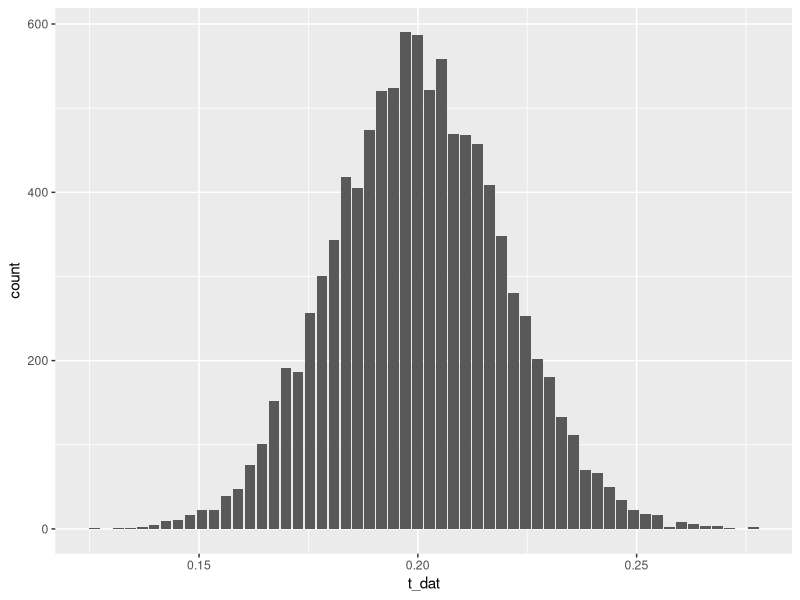
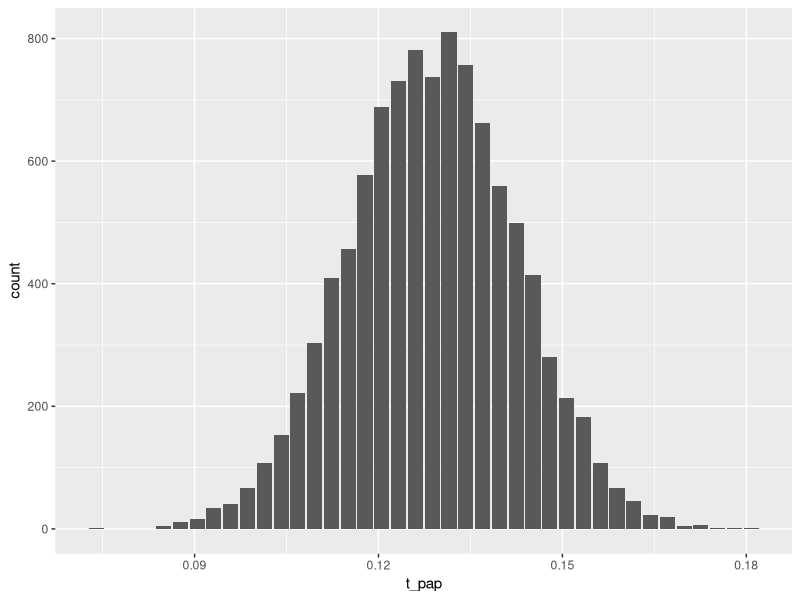

Source code (R) for these figures, in order: (Note: this script raises an error after producing the figures.)
#########################################################
# This is my try on recreating and possibly changing    #
# the base code of the gametheoretic model made by      #
# Tessa Ponk                                            #
#########################################################


# Setuo -------------------------------------------------------------------

library(tidyverse)
library(ggplot2)

# Basic Parameters --------------------------------------------------------

set.seed(03071996) # setting the seed in order to make my model reproducible 

N_Total_Researchers <- 10000 # I'll keep the total amount of researchers proposed by T.P.
t_paper <- tibble(t_paper = round(rnorm(10000, 47, 5))) %>% 
  mutate(t_paper, t_pap = t_paper / 365)
t_data <- tibble(t_data = round(rnorm(10000, 73, 7))) %>% 
  mutate(t_data, t_dat = t_data / 365)
t_search <- round(runif(1,0.5,3), digits = 1) # This is not included in the original paper 
# t_search assumes that one spends at least 0.5-3 Days searching for an appripriate Dataset.

#Normally distributed amoubt; i chose the proposed time +/- ten percent
qx <- runif(1,0.1,0.2) #randomized decay rate¨
y_nonShare <- 80 #I'll keep this one constant too, as I do not want to make the model more complex
# I've changed the parameter accoriding to the following statistics: https://ec.europa.eu/info/research-and-innovation/strategy/goals-research-and-innovation-policy/open-science/open-science-monitor/facts-and-figures-open-research-data_en

# Visualize to show that our parameters are normally distributed:

distribution_paper <- ggplot(t_paper, aes(x = t_pap)) +
  geom_bar()

distribution_data <- ggplot(t_data, aes(x = t_dat)) +
  geom_bar()


# Defining the Function ---------------------------------------------------

time_cost_share <- 30
time_cost_know <- 5
correction <- 100
plotmainlabel <- "test"

function_break_even <- function (time_cost_share,time_cost_know,y_nonShare,correction,plotmainlabel)  {

y_share <- 100 - y_nonShare
probability <- c(y_share, y_nonShare)
time_cost_share <- time_cost_share / 365          
time_cost_know <- time_cost_know / 365   
t_search <- t_search / 365 # I need to transform this in order to make it a Fraction / Day

ii<-1             
steps<- 50 #I've not changed this because I do not know how this influences the results     

results_matrix <- matrix(,steps,7)

# This correction is needed so the plots are within the correct range 
# where the break-even point is visible. 
f <- 0.00000001 / correction        #Tessa Ponk does not explain this variable any further.
# we therefore do not know where she takes these numbers from. I assume that she just
# took a very small number.

for (ii in 1:steps) {  

#The formula below does not work with data-frames. This is why I have to reduce my
#random sample to numeric variables.

  t_paper_var <- as.numeric(summarise(t_paper, t_paper_var = mean(t_pap)))
  t_data_var <- as.numeric(summarise(t_data, t_data_var = mean(t_dat)))
  
  f <- f + 0.0000004 / correction #this makes even less sense to me.
  
  # steady state calculation of pool of available datasets X
  N_sharers <- (y_nonShare/100)*N_Total_Researchers # total sharing researchers
  time_collect <- t_paper_var + time_cost_share + t_data_var  # This line includes my
  #new variable and my randomly generated datset
  time_no_collect <- t_paper_var + time_cost_share + time_cost_know + t_search
  
  Xmb <- (-(qx*time_collect-N_sharers*f)+sqrt((qx*time_collect-N_sharers* f)^2 -
            4*(qx*f*time_no_collect)*-N_sharers))/(2*(qx*f*time_no_collect))

  pap_research <- rexp(N_Total_Researchers, 
                       rate=mean(t_paper$t_pap, na.rm = TRUE)+
                         mean(t_data$t_dat, na.rm = T))
  # I've had to use the means of the two tibbles "t_paper" and "t_data" because 
  # the rexp funciton does not work with tibbles
  
  pub_research <- 1/pap_research
  share_10 <- sample(c(0,1),N_Total_Researchers,replace=TRUE,probability)
  effect_rate <- pub_research * runif(10000,1,20) #The Effect Rate in the official
  #Paper is constant and equal to pub_research. I randomized it
  
  Rate_List <- data.frame(pap_research, pub_research,share_10,effect_rate)
  xy <- (1-(1/(1+(f*Xmb))))
  chance_appropriate_set <- lapply(pap_research,rbinom, 1, xy ) #Chance of finding appropriate set
  Rate_List$use_opp <- sapply(chance_appropriate_set, sum)

  #Defining the cost benefits per researcher
  
  Rate_List$benefits<- round(t_data*(Rate_List$use_opp/Rate_List$pap_research),3)     # per researcher saved time by reused datasets
  Rate_List$reusecost<-round(time_cost_know*(Rate_List$use_opp/Rate_List$pap_research),3)     # per researcher used time to process datasets for reuse
  Rate_List$cost<-round(time_cost_know*Rate_List$share_10,3)                  # per researcher cost 
  Rate_List$time<-round((t_paper+t_data-Rate_List$benefits+Rate_List$cost+Rate_List$reusecost)*(pub_research/(t_paper+t_data)),3)        # ta+td and costs and benefits. Normalize for speed researcher (Tr to t_a+t_d).
  Rate_List$Publ<-round(1/Rate_List$time,3)                                                              # publications, with costs benefits from reuse and sharing
  Rate_List$impact<-round((Rate_List$Publ),3) # impact with costs benefits from reuse and sharing
  
  
  head(Rate_List)
  sum(Rate_List$use_opp)/sum(Rate_List$Publ) 
  
  res_matrix[ii,1]<-round(X,0)
  res_matrix[ii,2]<-sum(Rate_List$use_opp)
  res_matrix[ii,3]<-round((sum(Rate_List$use_opp)/sum(Rate_List$Publ))*100,2) # reuse publications per year 
  res_matrix[ii,4]<-round((sum(Rate_List$use_opp)/X)*100,2) # reuse datasets per year
  res_matrix[ii,5]<-sum(Rate_List$impact-Rate_List$effect_rate)/N_Total_Researchers
  res_matrix[ii,6]<-f
  res_matrix[ii,7]<-((sum(Rate_List$impact-Rate_List$effect_rate)/N_Total_Researchers)/mean(Rate_List$impact))*100
  }

colnames(res_matrix)<-c("totalPool","reuse","%reuse/publ","%reuse/pool","av.imp/res","f_param","%impactincr")

f_approx<-res_matrix[which(abs(res_matrix[,5])==min(abs(res_matrix[,5]))),6]
publperc_approx<-as.numeric(res_matrix[which(abs(res_matrix[,5])==min(abs(res_matrix[,5]))),3])
dataperc_approx<-as.numeric(res_matrix[which(abs(res_matrix[,5])==min(abs(res_matrix[,5]))),4])

perc5_prod <-as.numeric(res_matrix[which(abs(res_matrix[,5])==min(abs(res_matrix[,5]))),7])


plot(res_matrix[,7],res_matrix[,3],pch=15,main=plotmainlabel,cex.axis=1.4,cex.lab=1.4,
     col="orange",xlab="Average % added productivity per researcher",ylab="% Reuse")
abline(h=publperc_approx,col="grey",lty=2,lwd=2)
abline (h=dataperc_approx, col="grey",lty=2, lwd=2)
points(res_matrix[,7],res_matrix[,3],pch=15,col="orange",cex=1.6)
points(res_matrix[,7],res_matrix[,4],pch=16,col="red",cex=1.6)
points(0,dataperc_approx,col="red",cex=4,pch=16)
points(0,publperc_approx,col="orange",cex=4,pch=15)
abline(v=0)

if (plotmainlabel=="Scenario A"){
  legend(-0.4,200/correct,cex=1.6,legend=c("Publication", "Dataset pool"),pch=c(15,16),col=c("orange","red")) 
} # end of if statement

# From the below matrix 'res_matrix' can be read (in approximation because of stochastic results):
# The value for the f parameter at 0 % impactincrease (break-even point)
# The value for the f parameter at 5 % impactincrease 
# The % reuse publications needed at that point
# The % reused datasets needed at that point

#res_matrix

}

function_break_even(time_cost_share = 1,time_cost_know = 1,y_nonShare =50,correction=150,plotmainlabel="Scenario A")

